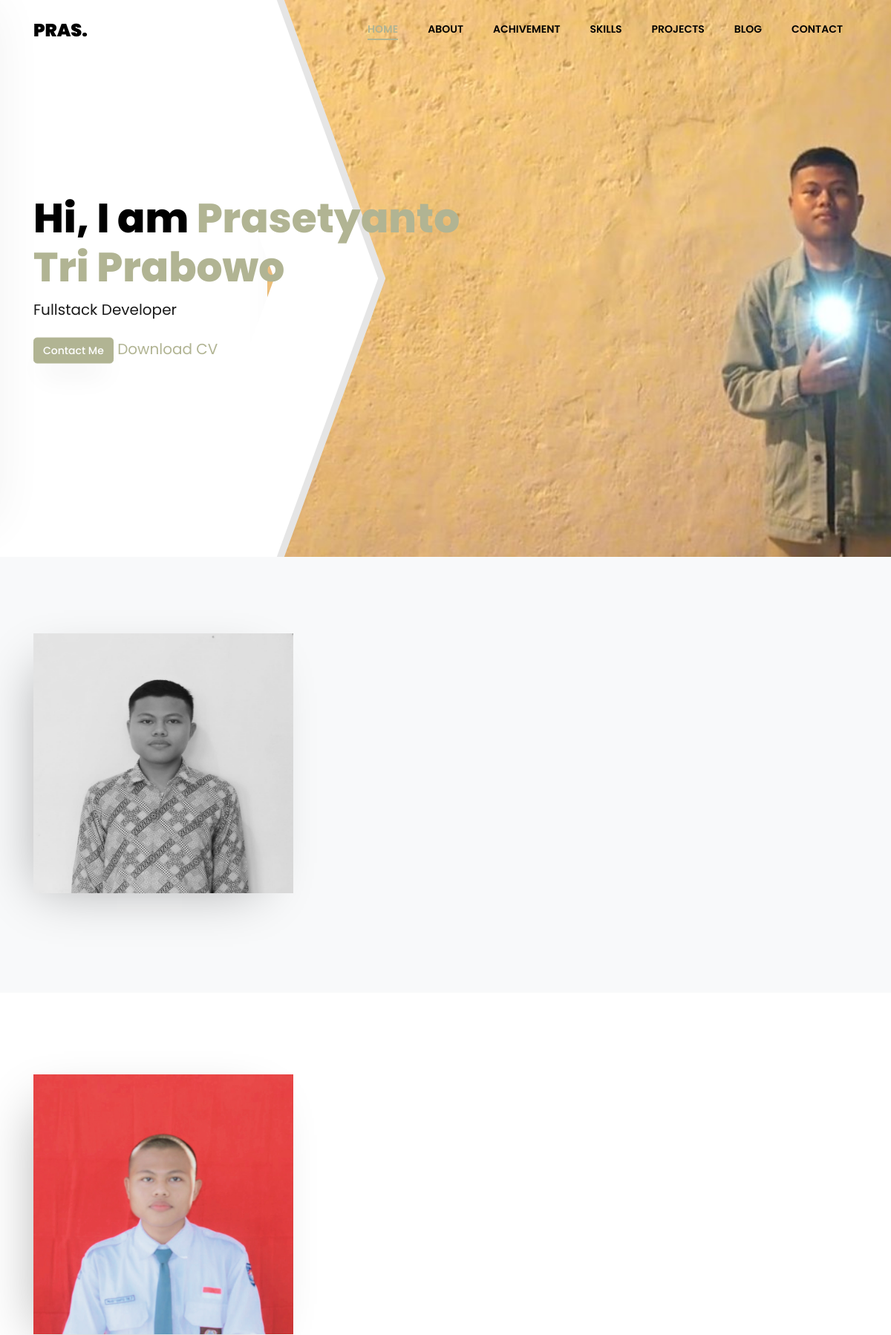
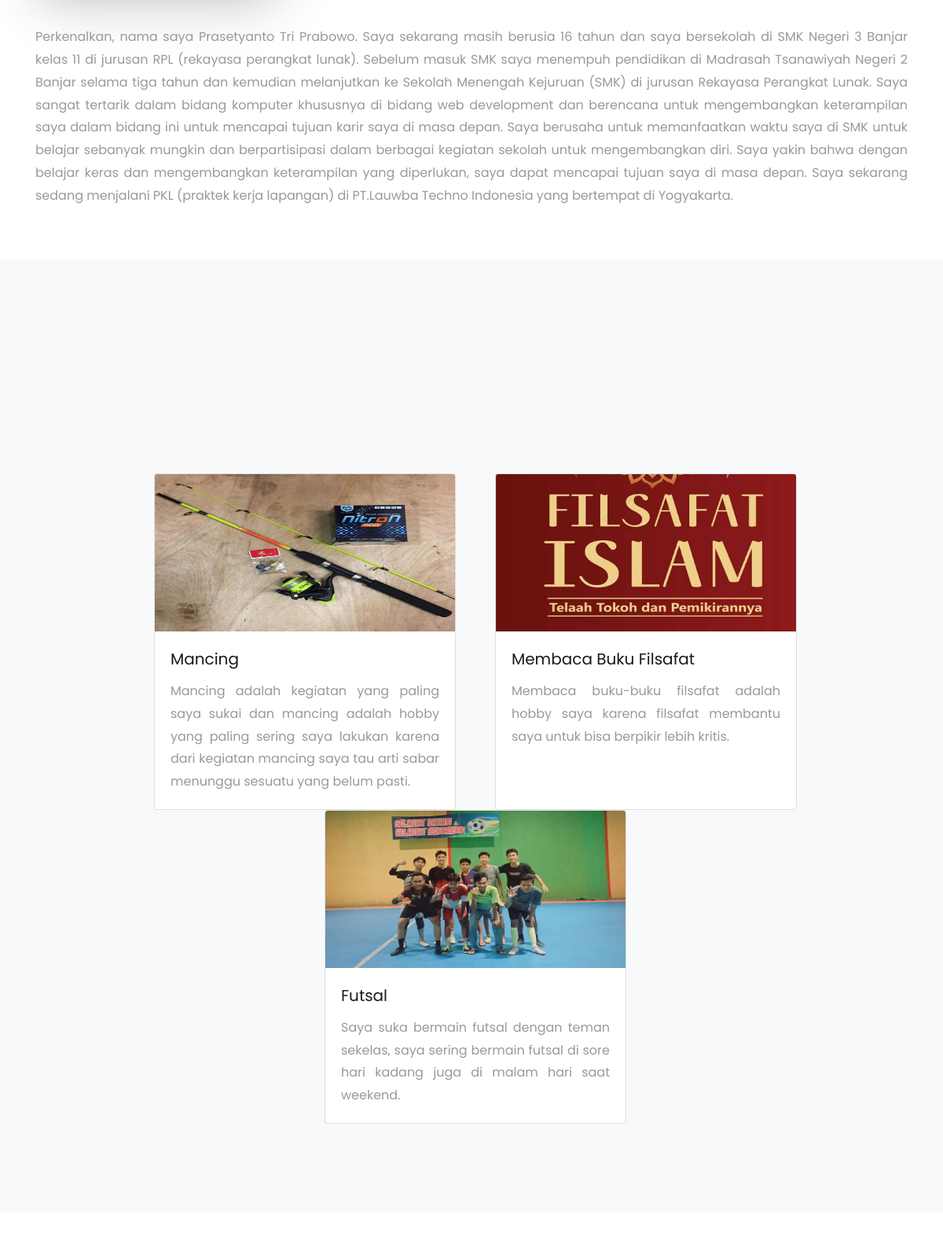
The app's page /frontend/index.php (upper part) with its own data (2 pictures, top to bottom).
### tables this page shows
CREATE TABLE `home` (
  `id_home` int(11) NOT NULL,
  `nama` varchar(250) NOT NULL,
  `namapang` varchar(225) NOT NULL,
  `profesi` varchar(250) NOT NULL,
  `foto` varchar(250) NOT NULL,
  `drive` text NOT NULL
);

CREATE TABLE `about` (
  `id_about` int(11) NOT NULL,
  `about` text NOT NULL,
  `foto` varchar(100) NOT NULL,
  `nama` varchar(100) NOT NULL,
  `pekerjaan` varchar(100) NOT NULL
);

CREATE TABLE `biography` (
  `id_bio` int(11) NOT NULL,
  `nama` varchar(250) NOT NULL,
  `email` varchar(225) NOT NULL,
  `address` varchar(250) NOT NULL,
  `phone` varchar(30) NOT NULL,
  `title` varchar(150) NOT NULL,
  `deskripsi` text NOT NULL,
  `foto` varchar(200) NOT NULL,
  `tanggal_lahir` date DEFAULT NULL
);

CREATE TABLE `hobby` (
  `id_hobby` int(11) NOT NULL,
  `hobby` varchar(250) NOT NULL,
  `deskripsi` text NOT NULL,
  `foto` varchar(225) NOT NULL
);

### frontend/app/topMenu.php (shortened to what this page needs)
<nav class="navbar navbar-expand-lg navbar-dark ftco_navbar bg-dark ftco-navbar-light site-navbar-target" id="ftco-navbar">
		<div class="container">
			<?php
			include "../config/config.php";
			$query = "SELECT namapang FROM home";
			$result = mysqli_query($conn, $query);
			$data = mysqli_fetch_assoc($result);
			?>
			<a class="navbar-brand" href="index.php"><?php echo $data['namapang'];  ?><span>.</span></a>
			<div class="collapse navbar-collapse" id="ftco-nav">
				<ul class="navbar-nav nav ml-auto">
					<li class="nav-item"><a href="#home-section" class="nav-link"><span>Home</span></a></li>
					<li class="nav-item"><a href="#about-section" class="nav-link"><span>About</span></a></li>
					<li class="nav-item"><a href="#achivement-section" class="nav-link"><span>Achivement</span></a></li>
					<li class="nav-item"><a href="#skills-section" class="nav-link"><span>Skills</span></a></li>
					<li class="nav-item"><a href="#projects-section" class="nav-link"><span>Projects</span></a></li>
					<li class="nav-item"><a href="#blog-section" class="nav-link"><span>Blog</span></a></li>
					<li class="nav-item"><a href="#contact-section" class="nav-link"><span>Contact</span></a></li>
				</ul>
			</div>
		</div>
	</nav>

### frontend/pages/home.php (shortened to what this page needs)
<section id="home-section" class="hero">
    <div class="home-slider owl-carousel">
        <div class="slider-item">
            <div class="container-fluid px-md-0">
                <div class="row d-flex no-gutters slider-text align-items-end justify-content-end" data-scrollax-parent="true">
                    <?php
                    $query = "SELECT * FROM home";
                    $result = mysqli_query($conn, $query);
                    $data = mysqli_fetch_assoc($result);
                    ?>
                    <div class="one-third order-md-last img" style="background-image:url(../image/<?= $data['foto']; ?>);">
                        <div class="overlay"></div>
                        <div class="overlay-1"></div>
                    </div>
                    <div class="one-forth d-flex align-items-center ftco-animate" data-scrollax=" properties: { translateY: '70%' }">
                        <div class="text">
                            <h1 class="mb-4 mt-3">Hi, I am <span><?php echo $data['nama'];  ?></span></h1>
                            <h5><span style="position: relative; bottom:15px;"><?php echo $data['profesi'];  ?></span></h5>
                            <p><a href="#contact-section" class="btn btn-primary">Contact Me</a> <a href="<?= $data['drive']; ?>">Download CV</a></p>
                        </div>
                    </div>
                </div>
            </div>
        </div>
    </div>
</section>

### frontend/pages/about.php (shortened to what this page needs)
<?php
$query = "SELECT * FROM about";
$result = mysqli_query($conn, $query);
$data = mysqli_fetch_assoc($result);
?>
<section class="ftco-about ftco-section ftco-no-pt ftco-no-pb" id="about-section" style="color:#999999; background:#F8F9FA;">
    <div class="container">
        <div class="row d-flex no-gutters">
            <div class="col-md-6 col-lg-5 d-flex">
                <div class="img-about img d-flex align-items-stretch">
                    <img src="../image/<?= $data['foto']; ?>" class="img" style="position:relative; margin-top:103px;">
                </div>
            </div>
            <div class="col-md-6 col-lg-7 pl-md-4 pl-lg-5 py-5">
                <div class="py-md-5" style="position: relative; right:100px;">
                    <div class="row justify-content-start pb-3">
                    </div>
                </div>
            </div>
        </div>
    </div>
</section>

### frontend/pages/biography.php (shortened to what this page needs)
<?php
$query = "SELECT * FROM biography";
$result = mysqli_query($conn, $query);
$data = mysqli_fetch_assoc($result);
?>
<section class="ftco-about ftco-section ftco-no-pt ftco-no-pb" id="about-section">
    <div class="container">
        <div class="row d-flex no-gutters">
            <div class="col-md-6 col-lg-5 d-flex">
                <div class="img-about img d-flex align-items-stretch">
                    <img src="../image/<?= $data['foto']; ?>" class="img" style="position:relative; margin-top:110px; height:350px; ">
                </div>
            </div>
            <div class="col-md-6 col-lg-7 pl-md-4 pl-lg-5 py-5">
                <div class="py-md-5">
                    <div class="row justify-content-start pb-3">
                    </div>
                </div>
            </div>
            <p class="text-justify" style="position:relative ; bottom:50px;"><?php echo $data['deskripsi'];  ?></p>
        </div>
    </div>
</section>

### frontend/pages/hobby.php (shortened to what this page needs)
<section class="ftco-section ftco-project" id="hobby-section" style="color:#999999; background:#F8F9FA">
    <div class="container-fluid px-md-4">
        <div class="row justify-content-center pb-5">
        </div>
        <div class="row" style="justify-content: center; position:relative; right:20px">
            <?php
            $query = "SELECT * FROM hobby";
            $result = mysqli_query($conn, $query);
            foreach ($result as $data) :
            ?>
                <div class="card" style="width: 24rem; position:relative; margin-left:50px;">
                    <img src="../image/<?= $data['foto']; ?>" height="200" class="card-img-top" alt="...">
                    <div class="card-body">
                        <h5 class="card-title"><?php echo $data['hobby'];  ?></h5>
                        <p class="card-text text-justify"><?php echo $data['deskripsi'];  ?></p>
                    </div>
                </div>
            <?php endforeach  ?>
        </div>
    </div>
</section>

### records on screen
home: namapang "PRAS", foto (picture), nama "Prasetyanto Tri Prabowo", profesi "Fullstack Developer"
about: foto (picture)
biography: foto (picture), deskripsi "Perkenalkan, nama saya Prasetyanto Tri Prabowo. Saya sekarang masih berusia 16 tahun dan saya bersekolah di SMK Negeri 3 Banjar kelas 11 di jurusan RPL (rekayasa perangkat lunak). Sebelum masuk SMK saya menempuh pendidikan di Madrasah Tsanawiyah Negeri 2 Banjar selama tiga tahun dan kemudian melanjutkan ke Sekolah Menengah Kejuruan (SMK) di jurusan Rekayasa Perangkat Lunak. Saya sangat tertarik dalam bidang komputer khususnya di bidang web development dan berencana untuk mengembangkan keterampilan saya dalam bidang ini untuk mencapai tujuan karir saya di masa depan. Saya berusaha untuk memanfaatkan waktu saya di SMK untuk belajar sebanyak mungkin dan berpartisipasi dalam berbagai kegiatan…"
hobby: foto (picture), hobby "Mancing", deskripsi "Mancing adalah kegiatan yang paling saya sukai dan mancing adalah hobby yang paling sering saya lakukan karena dari kegiatan mancing saya tau arti sabar menunggu sesuatu yang belum pasti."
hobby: foto (picture), hobby "Membaca Buku Filsafat", deskripsi "Membaca buku-buku filsafat adalah hobby saya karena filsafat membantu saya untuk bisa berpikir lebih kritis."
hobby: foto (picture), hobby "Futsal", deskripsi "Saya suka bermain futsal dengan teman sekelas, saya sering bermain futsal di sore hari kadang juga di malam hari saat weekend."
